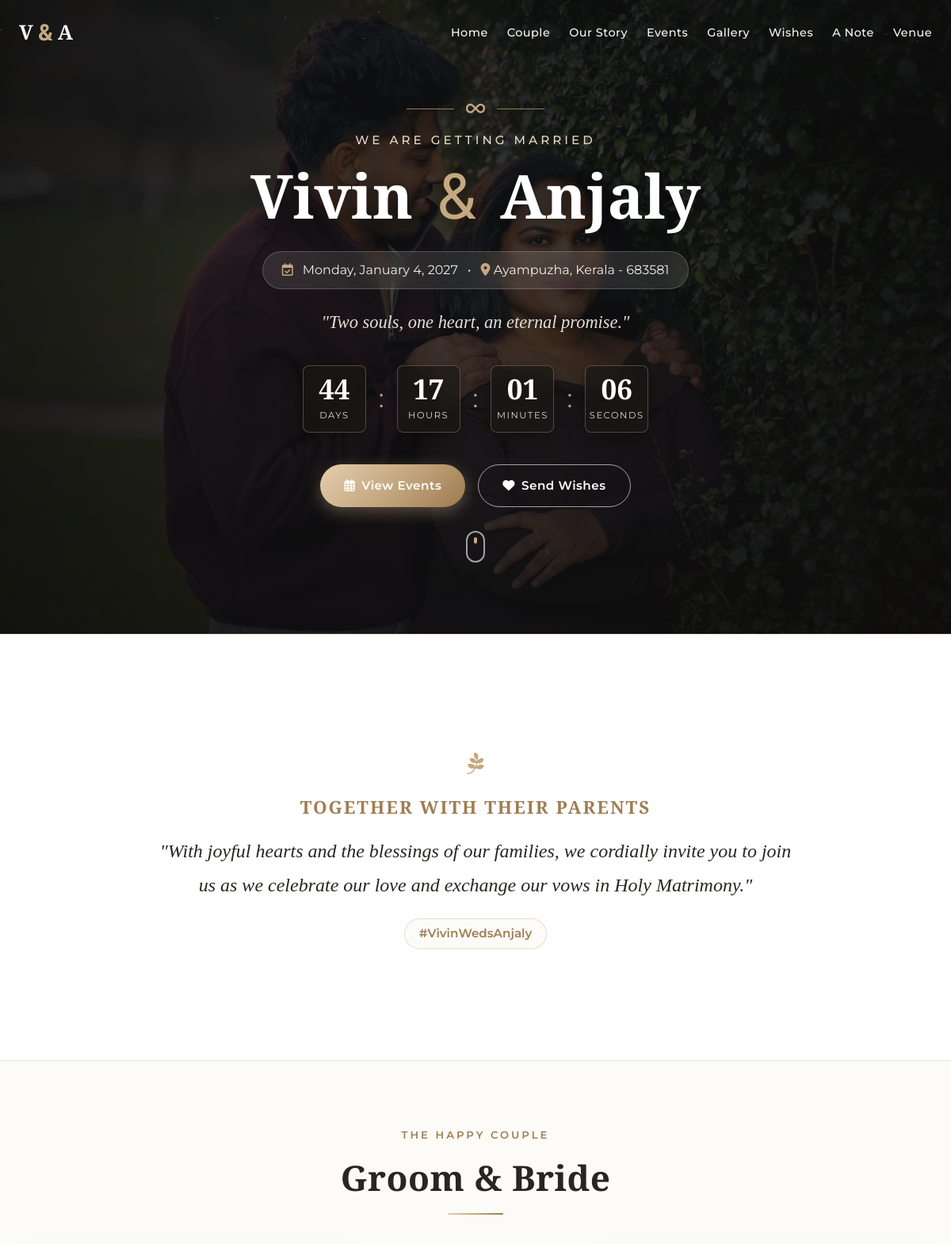
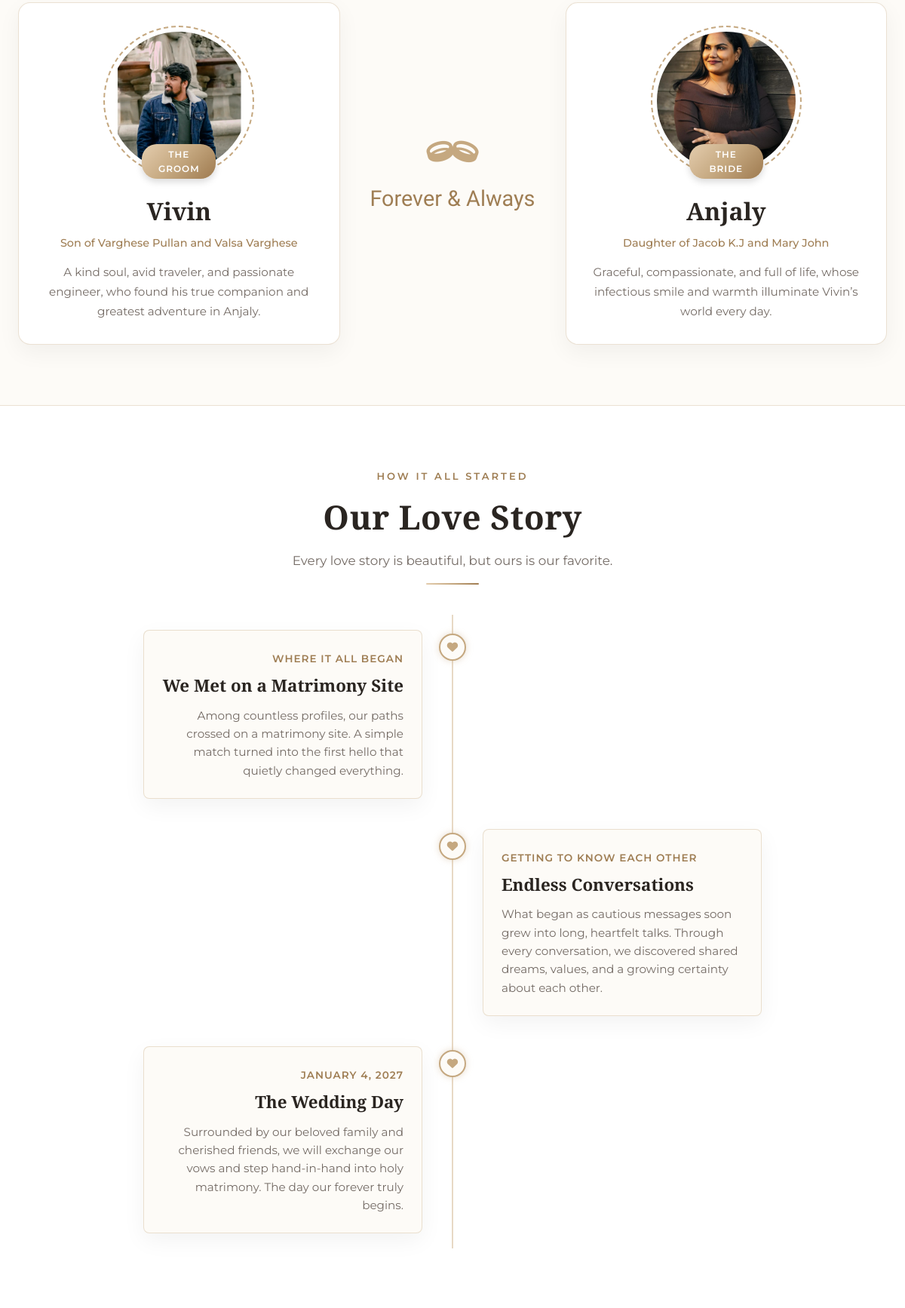
The page / (upper part) on the database its author committed (2 pictures, top to bottom).
### invitation/models.py (models this page shows, shortened)
class WeddingDetails(models.Model):
    groom_name = models.CharField(max_length=100, default="Vivin")
    bride_name = models.CharField(max_length=100, default="Anjaly")
    groom_parents = models.CharField(max_length=250, blank=True, default="Son of Mr. & Mrs. Jose")
    bride_parents = models.CharField(max_length=250, blank=True, default="Daughter of Mr. & Mrs. Thomas")
    groom_bio = models.TextField(blank=True, default="A gentle heart, an adventurous spirit, and ready to embark on a lifetime of love.")
    bride_bio = models.TextField(blank=True, default="Graceful, kind-hearted, with a smile that brightens every room and completes Vivin's world.")
    wedding_date = models.DateTimeField(help_text="Primary wedding ceremony date and time")
    wedding_location = models.CharField(max_length=200, default="Kochi, Kerala, India")
    hero_title = models.CharField(max_length=200, default="We Are Getting Married!")
    hero_tagline = models.CharField(max_length=250, default="Two Souls, One Heart, An Eternal Promise")
    hashtag = models.CharField(max_length=100, default="#VivinWedsAnjaly")
    invitation_quote = models.TextField(
        default="As love brings us together, we invite you to share this sacred beginning of our new chapter. Your presence, love, and prayers will make our special day complete."
    )
    hero_image = models.ImageField(upload_to="hero/", blank=True, null=True)
    groom_photo = models.ImageField(upload_to="couple/", blank=True, null=True)
    bride_photo = models.ImageField(upload_to="couple/", blank=True, null=True)
    couple_photo = models.ImageField(upload_to="couple/", blank=True, null=True)
    background_music = models.FileField(upload_to="music/", blank=True, null=True, help_text="Upload MP3 for ambient background music")
    highlight_video_url = models.CharField(max_length=500, blank=True, null=True, help_text="YouTube / Vimeo / MP4 link for pre-wedding teaser")
    rsvp_deadline = models.DateField(blank=True, null=True)
    contact_phone = models.CharField(max_length=50, blank=True, default="+91 98765 43210")
    contact_email = models.EmailField(blank=True, default="wedding@example.com")
    class Meta:
        verbose_name = "Wedding Details"
        verbose_name_plural = "Wedding Details"
    @classmethod
    def get_details(cls):
        return cls.objects.first()

class StoryMilestone(models.Model):
    title = models.CharField(max_length=150)
    milestone_date = models.CharField(max_length=100, help_text="e.g. October 2022, The First Date")
    description = models.TextField()
    photo = models.ImageField(upload_to="story/", blank=True, null=True)
    order = models.PositiveIntegerField(default=1)
    class Meta:
        ordering = ['order']

### invitation/views.py (the view)
# urls.py: path('', views.index, name='index'),
def index(request):
    details = WeddingDetails.get_details()
    events = Event.objects.all()
    stories = StoryMilestone.objects.all()
    gallery_items = GalleryMedia.objects.all()
    wishes = GuestWish.objects.filter(is_approved=True)
    categories = [
        ('all', 'All Moments'),
        ('pre_wedding', 'Pre-Wedding'),
        ('engagement', 'Engagement'),
        ('candid', 'Candids & Memories'),
    ]
    countdown_iso = "2027-01-04T10:00:00+05:30"
    if details and details.wedding_date:
        import pytz
        ist = pytz.timezone('Asia/Kolkata')
        wd = details.wedding_date.astimezone(ist)
        countdown_iso = wd.isoformat()
    context = {
        'details': details,
        'events': events,
        'stories': stories,
        'gallery_items': gallery_items,
        'wishes': wishes,
        'categories': categories,
        'countdown_iso': countdown_iso,
    }
    return render(request, 'invitation/index.html', context)

### templates/invitation/index.html (shortened to what this page needs)
{% extends 'invitation/base.html' %}
{% load static %}
{% block content %}
<section id="hero" class="hero-section" style="{% if details.hero_image %}background-image: linear-gradient(rgba(18, 16, 15, 0.55), rgba(18, 16, 15, 0.7)), url('{{ details.hero_image.url }}');{% endif %}">
    <div class="hero-overlay"></div>
    <div class="hero-content">
        <div class="hero-crest">
            <span class="crest-line"></span>
            <span class="crest-icon"><i class="fa-solid fa-infinity"></i></span>
            <span class="crest-line"></span>
        </div>
        <p class="hero-subhead animate-fade-in">{{ details.hero_title|default:"WE ARE GETTING MARRIED" }}</p>
        <h1 class="hero-names animate-fade-in-up">
            <span class="name-groom">{{ details.groom_name|default:"Vivin" }}</span>
            <span class="name-amp">&amp;</span>
            <span class="name-bride">{{ details.bride_name|default:"Anjaly" }}</span>
        </h1>
        <div class="hero-date-box animate-fade-in-up delay-1">
            <span class="h-date-icon"><i class="fa-regular fa-calendar-check"></i></span>
            <span class="h-date-text">
                {% if details.wedding_date %}
                    {{ details.wedding_date|date:"l, F j, Y" }}
                {% else %}
                    Save The Date &bull; Coming Soon
                {% endif %}
            </span>
            <span class="h-date-dot">&bull;</span>
            <span class="h-venue-text"><i class="fa-solid fa-location-dot"></i> {{ details.wedding_location|default:"Kochi, Kerala" }}</span>
        </div>
        <p class="hero-tagline animate-fade-in-up delay-2">
            "{{ details.hero_tagline|default:'Two souls, one heart, an eternal promise.' }}"
        </p>
        <div class="countdown-wrapper animate-fade-in-up delay-3" id="countdownContainer">
            <div class="countdown-card">
                <span class="count-number" id="countDays">00</span>
                <span class="count-label">Days</span>
            </div>
            <div class="countdown-sep">:</div>
            <div class="countdown-card">
                <span class="count-number" id="countHours">00</span>
                <span class="count-label">Hours</span>
            </div>
            <div class="countdown-sep">:</div>
            <div class="countdown-card">
                <span class="count-number" id="countMinutes">00</span>
                <span class="count-label">Minutes</span>
            </div>
            <div class="countdown-sep">:</div>
            <div class="countdown-card">
                <span class="count-number" id="countSeconds">00</span>
                <span class="count-label">Seconds</span>
            </div>
        </div>
        <div class="hero-actions animate-fade-in-up delay-4">
            <a href="#events" class="btn btn-gold"><i class="fa-regular fa-calendar-days"></i> View Events</a>
            <a href="#wishes" class="btn btn-outline-light"><i class="fa-solid fa-heart"></i> Send Wishes</a>
        </div>
        <div class="scroll-indicator">
            <a href="#couple" aria-label="Scroll down">
                <span class="mouse-icon"><span class="mouse-wheel"></span></span>
            </a>
        </div>
    </div>
</section>
<section class="invitation-quote-section">
    <div class="section-container text-center">
        <div class="ornament-divider">
            <span class="ornament-leaf"><i class="fa-brands fa-pagelines"></i></span>
        </div>
        <h3 class="quote-subhead">Together with their parents</h3>
        <p class="quote-body">
            "{{ details.invitation_quote|default:'As love brings us together, we invite you to share this sacred beginning of our new chapter. Your presence, love, and prayers will make our special day complete.' }}"
        </p>
        <div class="hashtag-pill">{{ details.hashtag|default:"#VivinWedsAnjaly" }}</div>
    </div>
</section>
<section id="couple" class="couple-section">
    <div class="section-container">
        <div class="section-header text-center">
            <span class="section-badge">The Happy Couple</span>
            <h2 class="section-title">Groom &amp; Bride</h2>
            <div class="title-accent-line"></div>
        </div>
        <div class="couple-grid">
            <div class="couple-card groom-card">
                <div class="couple-img-wrapper">
                    {% if details.groom_photo %}
                        <img src="{{ details.groom_photo.url }}" alt="{{ details.groom_name }}" class="couple-img">
                    {% else %}
                        <img src="https://images.unsplash.com/photo-1507003211169-0a1dd7228f2d?auto=format&fit=crop&w=800&q=80" alt="Groom Placeholder" class="couple-img">
                    {% endif %}
                    <div class="couple-badge">The Groom</div>
                </div>
                <div class="couple-info">
                    <h3 class="couple-name">{{ details.groom_name|default:"Vivin" }}</h3>
                    <p class="couple-parents">{{ details.groom_parents|default:"Son of Mr. &amp; Mrs. Jose" }}</p>
                    <p class="couple-bio">
                        {{ details.groom_bio|default:"A gentle heart, an adventurous spirit, and ready to embark on a lifetime of love and laughter with Anjaly." }}
                    </p>
                </div>
            </div>
            <div class="couple-divider">
                <div class="rings-emblem">
                    <i class="fa-solid fa-ring ring-1"></i>
                    <i class="fa-solid fa-ring ring-2"></i>
                </div>
                <span class="forever-text">Forever &amp; Always</span>
            </div>
            <div class="couple-card bride-card">
                <div class="couple-img-wrapper">
                    {% if details.bride_photo %}
                        <img src="{{ details.bride_photo.url }}" alt="{{ details.bride_name }}" class="couple-img">
                    {% else %}
                        <img src="https://images.unsplash.com/photo-1534528741775-53994a69daeb?auto=format&fit=crop&w=800&q=80" alt="Bride Placeholder" class="couple-img">
                    {% endif %}
                    <div class="couple-badge">The Bride</div>
                </div>
                <div class="couple-info">
                    <h3 class="couple-name">{{ details.bride_name|default:"Anjaly" }}</h3>
                    <p class="couple-parents">{{ details.bride_parents|default:"Daughter of Mr. &amp; Mrs. Thomas" }}</p>
                    <p class="couple-bio">
                        {{ details.bride_bio|default:"Graceful, radiant, and kind-hearted, with a smile that brightens every room and completes Vivin's world." }}
                    </p>
                </div>
            </div>
        </div>
    </div>
</section>
<section id="story" class="story-section">
    <div class="section-container">
        <div class="section-header text-center">
            <span class="section-badge">How It All Started</span>
            <h2 class="section-title">Our Love Story</h2>
            <p class="section-subtitle">Every love story is beautiful, but ours is our favorite.</p>
            <div class="title-accent-line"></div>
        </div>
        <div class="story-timeline">
            {% if stories %}
                {% for story in stories %}
                    <div class="timeline-item {% cycle 'timeline-left' 'timeline-right' %}">
                        <div class="timeline-dot">
                            <i class="fa-solid fa-heart"></i>
                        </div>
                        <div class="timeline-card">
                            <span class="timeline-date">{{ story.milestone_date }}</span>
                            <h3 class="timeline-title">{{ story.title }}</h3>
                            <p class="timeline-desc">{{ story.description }}</p>
                        </div>
                    </div>
                {% endfor %}
            {% endif %}
        </div>
    </div>
</section>
{% endblock %}

### templates/invitation/base.html (shortened to what this page needs)
{% load static %}
<!DOCTYPE html>
<html lang="en">
<head>
    <link rel="stylesheet" href="https://cdnjs.cloudflare.com/ajax/libs/font-awesome/6.5.1/css/all.min.css"
 />
    <link rel="stylesheet" href="{% static 'css/style.css' %}?v=letter-envelope-8">
</head>
<body class="wedding-body">
    <header class="site-header" id="navbar">
        <div class="nav-container">
            <a href="#hero" class="nav-brand">
                <span class="monogram-letter">{% if details %}{{ details.groom_name|slice:":1" }}{% else %}V{% endif %}</span>
                <span class="monogram-amp">&amp;</span>
                <span class="monogram-letter">{% if details %}{{ details.bride_name|slice:":1" }}{% else %}A{% endif %}</span>
            </a>
            <nav class="nav-links" id="navLinks">
                <a href="#hero" class="nav-item">Home</a>
                <a href="#couple" class="nav-item">Couple</a>
                <a href="#story" class="nav-item">Our Story</a>
                <a href="#events" class="nav-item">Events</a>
                <a href="#gallery" class="nav-item">Gallery</a>
                <a href="#wishes" class="nav-item">Wishes</a>
                <a href="#letter" class="nav-item">A Note</a>
                <a href="#venue" class="nav-item">Venue</a>
            </nav>
        </div>
    </header>
    <main>
        {% block content %}{% endblock %}
    </main>
</body>
</html>

### rows shown on the page
WeddingDetails: groom_name "V", bride_name "A", hero_image (picture), hero_title "WE ARE GETTING MARRIED", groom_name "Vivin", bride_name "Anjaly", wedding_date "Monday, January 4, 2027", wedding_location "Ayampuzha, Kerala - 683581", hero_tagline "Two souls, one heart, an eternal promise.", invitation_quote "With joyful hearts and the blessings of our families, we cordially invite you to join us as we celebrate our love and exchange our vows in Holy Matrimony.", hashtag "#VivinWedsAnjaly", groom_photo (picture), groom_parents "Son of Varghese Pullan and Valsa Varghese", groom_bio "A kind soul, avid traveler, and passionate engineer, who found his true companion and greatest adventure in Anjaly.", bride_photo (picture), bride_parents "Daughter of Jacob K.J and Mary John", bride_bio "Graceful, compassionate, and full of life, whose infectious smile and warmth illuminate Vivin’s world every day."
StoryMilestone: milestone_date "WHERE IT ALL BEGAN", title "We Met on a Matrimony Site", description "Among countless profiles, our paths crossed on a matrimony site. A simple match turned into the first hello that quietly changed everything."
StoryMilestone: milestone_date "GETTING TO KNOW EACH OTHER", title "Endless Conversations", description "What began as cautious messages soon grew into long, heartfelt talks. Through every conversation, we discovered shared dreams, values, and a growing certainty about each other."
StoryMilestone: milestone_date "JANUARY 4, 2027", title "The Wedding Day", description "Surrounded by our beloved family and cherished friends, we will exchange our vows and step hand-in-hand into holy matrimony. The day our forever truly begins."
